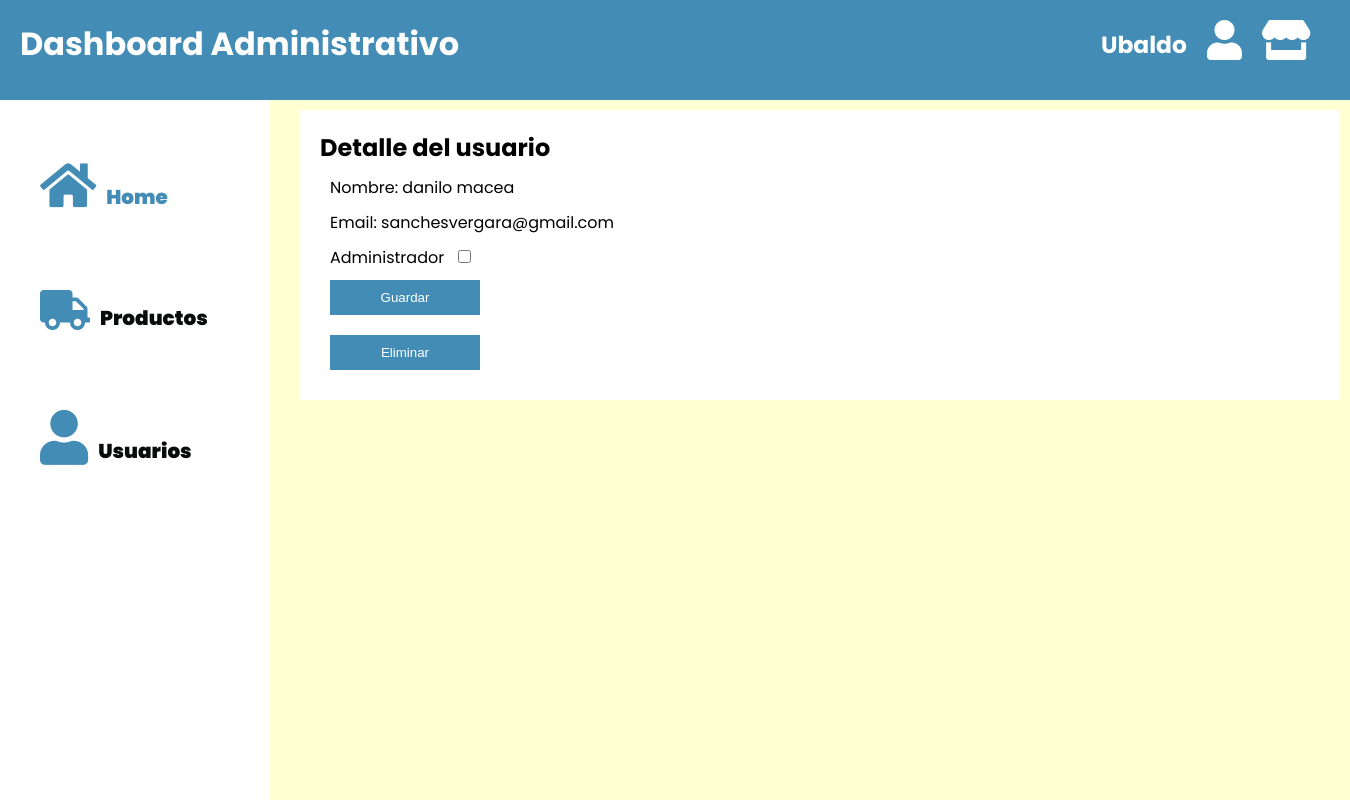
Page /admin/user/6/ (signed in) on the committed database.
### app/auth/models.py (models this page shows, shortened)
class User(db.Model, UserMixin):
    __tablename__='Usuarios'
    id = db.Column(db.Integer, primary_key=True)
    nombre = db.Column(db.String(80), nullable=False)
    apellido = db.Column(db.String(80), nullable=False)
    email = db.Column(db.String(128), unique=True, nullable=False)
    password = db.Column(db.String(128), nullable=False)
    id_admin = db.Column(db.Boolean, default=False)
    @staticmethod
    def get_by_id(id):
        return User.query.get(id)

### app/admin/routes.py (the view)
@admin_bp.route("/admin/user/<int:user_id>/", methods=['GET', 'POST'])
@login_required
@admin_required
def update_user_form(user_id):
    user = User.get_by_id(user_id)
    if user is None:
        print(f'El usuario {user_id} no existe')
        abort(404)
    form = UserAdminForm(obj=user)
    if form.validate_on_submit():
        user.id_admin = form.id_admin.data
        user.save()
        print(f'Guardando el usuario {user_id}')
        return redirect(url_for('admin.list_user'))
    return render_template("admin/user_form.html", form=form, user=user)

### app/admin/forms.py
class UserAdminForm(FlaskForm):
    id_admin = BooleanField('Administrador')
    submit = SubmitField('Guardar')

### app/auth/routes.py (called while the page is built)
@login_manager.user_loader
def load_user(user_id):
    return User.get_by_id(int(user_id))

### app/admin/templates/admin/user_form.html (shortened to what this page needs)
{% extends 'admin/admbase.html' %}
{% block main %}
<div class="user_form">
    <h2>Detalle del usuario</h2>
    <div>
        <p> Nombre: {{ user.nombre }}</p>
    </div>
    <div>
        <p> Email: {{ user.email }}</p>
    </div>
    <form action="" method="post" novalidate>
        <div>
            {{ form.id_admin.label }}
            {{ form.id_admin }}<br>
        </div>
        <div>
            {{ form.submit() }}
        </div>
    </form>
    <form action="{{ url_for('admin.delete_user', user_id=user.id) }}" method="post" novalidate>
        <input type="submit" value="Eliminar" />
    </form>
</div>
{% endblock %}

### app/admin/templates/admin/admbase.html (shortened to what this page needs)
<!DOCTYPE html>
<html lang="es">
<head>
    {% block head %}
 <link rel="stylesheet" href="https://use.fontawesome.com/releases/v5.15.4/css/all.css">
 <link rel="stylesheet" href="{{ url_for('static', filename='css/admbase.css')}}">
 {% endblock %}
</head>
<body>
    {% block header %}
    <header class="header">
        <div class="header_content">
            <div class="title">
                <h1>Dashboard Administrativo</h1>
            </div>
            <div class="perfil">
                <h3>{{ current_user.nombre }}</h3>
                <a href=""><i class="fas fa-user"></i></a>
                <a href="/"><i class="fas fa-store"></i></a>
            </div>
        </div>
    </header>
    {% endblock %}
    <section class="section">
        {% block aside %}
        <aside class="aside">
            <nav class="nav">
                <ul>
                        <li class="item">
                            <a href="{{url_for('admin.admin')}}" class="active"><i class="fas fa-home"></i>Home</a>
                        </li>
                        <li class="item">
                            <a href="{{url_for('admin.list_posts')}}"><i class="fas fa-truck"></i></i>Productos</a>
                        </li>
                        <li class="item">
                            <a href="{{url_for('admin.list_user')}}"><i class="fas fa-user"></i>Usuarios</a>
                        </li>
                </ul>
            </nav>
        </aside>
        {% endblock %}
        <div class="main">
            {% block main %}{% endblock %}
        </div>
    </section>
</body>
</html>

### app/static/css/admbase.css (style rules this page uses)
* { padding: 0; margin: 0; }
body { font-family: 'Poppins', sans-serif; background: #FEFFD2; width: 100%; height: 100%; }
.header { display: block; width: 100%; height: 100px; background: #428CB5; position: fixed; z-index: 2; }
.header_content { display: flex; justify-content: space-between; padding: 20px; }
.header_content .title h1 { color: #fff; }
.header_content .perfil { display: flex; font-size: 20px; line-height: 50px; }
.header_content .perfil h3 { margin-right: 20px; color: #fff; }
.header_content .perfil .fa-user { font-size: 40px; margin-right: 20px; color: #fff; }
.header_content .perfil .fa-store { font-size: 40px; margin-right: 20px; color: #fff; }
.section { display: grid; grid-template-columns: 200px 1fr; }
.aside { display: block; background: #fff; margin-top: 100px; }
.nav { margin: 0; padding: 0; width: 20%; background: #ffffff; height: 100%; position: fixed; overflow: auto; }
.nav ul { padding: 20px; list-style: none; display: flex; flex-direction: column; }
.item a { padding: 10px; margin: 20px 0; display: block; }
.item a { text-decoration: none; font-size: 20px; color: #0b0c0c; font-weight: 900; }
.item a .fa-home { font-size: 50px; color: #428CB5; margin: 10px; }
.item a .fa-truck { font-size:40px ; color: #428CB5; margin: 10px; }
.item a .fa-user { font-size:55px ; color: #428CB5; margin: 10px; }
.item .active { color: #428CB5; }
.main { grid-area: main; padding: 20px; margin: 10px 100px; background: #fff; }
.user_form { width: 1000px; }
.user_form input[type=submit] { padding: 10px; width: 150px; margin: 10px; background: #428CB5; border: none; color: #fff; }
.user_form p { margin: 10px; }
.user_form label { margin: 10px; }

### rows in the picture
User: nombre "Ubaldo"
User: nombre "danilo macea", email "sanchesvergara@gmail.com"
